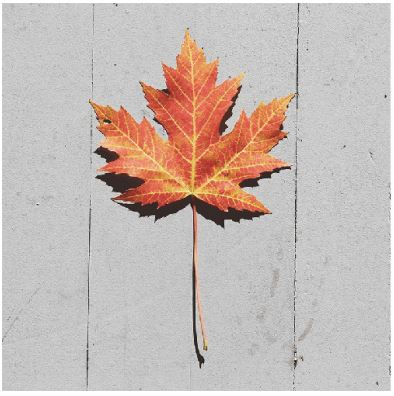
#> input picture imagem/folha.JPG, 394 x 396 px, found by its file name
$ python translacao.py
#> lines starting #> are read from the running program, lines starting #| are printed output that depends on the picture
# Fazendo a oeração de translação na imagem com o metodo float32

import cv2
import numpy as np

imagemOriginal = cv2.imread('./imagem/folha.jpg')
#> imagemOriginal is the input picture: shape (396, 394, 3); mean B, G, R 181.6, 186.6, 198.3
totalLinhas, totalColunas = imagemOriginal.shape[:2]
#> totalLinhas = 396; totalColunas = 394

matriz = np.float32([[1,0,100], [0,1,100]])
imagemDeslocada = cv2.warpAffine(
    imagemOriginal,
    matriz,
    (totalColunas, totalLinhas)
)
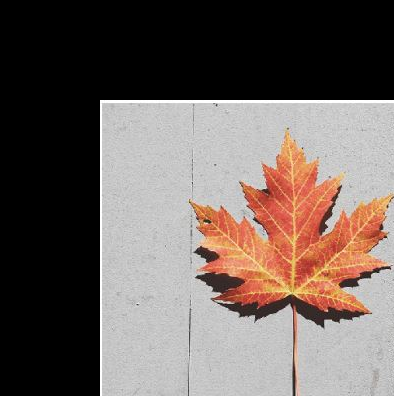
#> imagemDeslocada: shape (396, 394, 3); mean B, G, R 93.7, 98.6, 110.2

cv2.imshow('Resultado', imagemDeslocada)

cv2.imwrite('./imagem/folhaDeslocada.jpg', imagemDeslocada)

cv2.waitKey(0)
cv2.destroyAllWindows()
